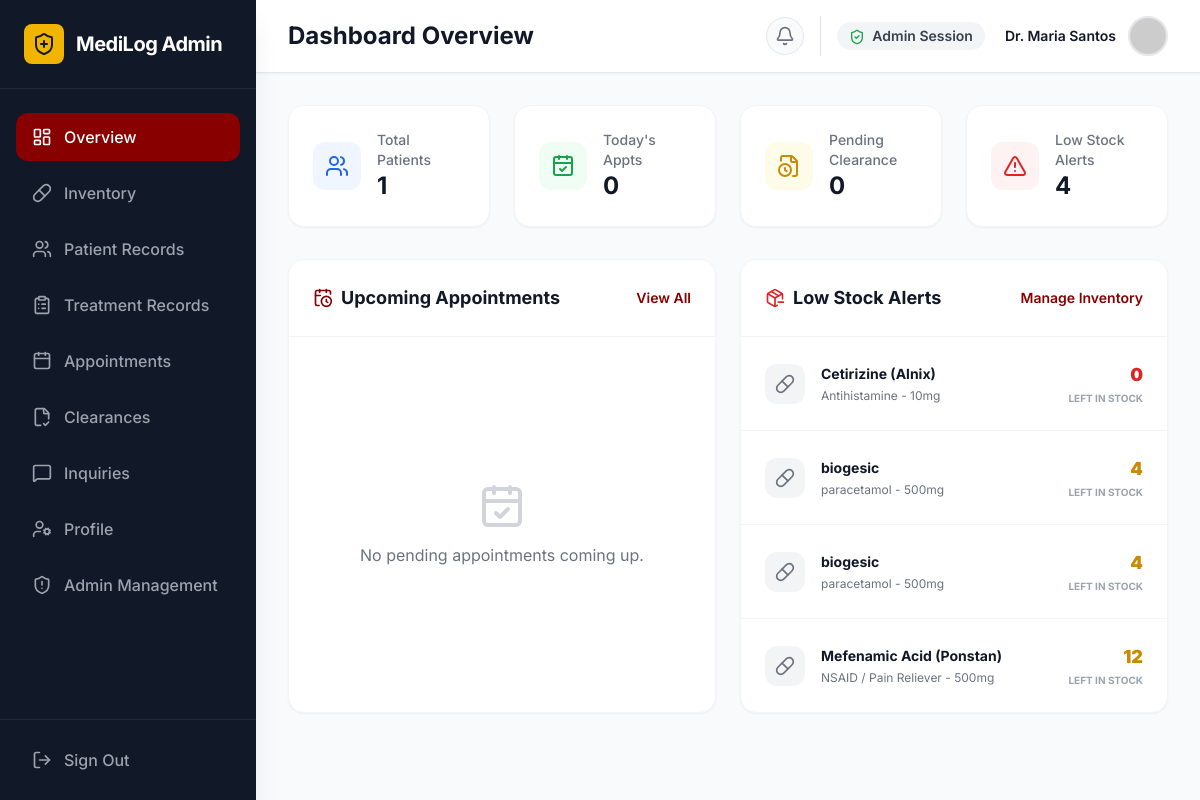
Before: /admin/admin_dashboard.php (signed in) with the older database file.
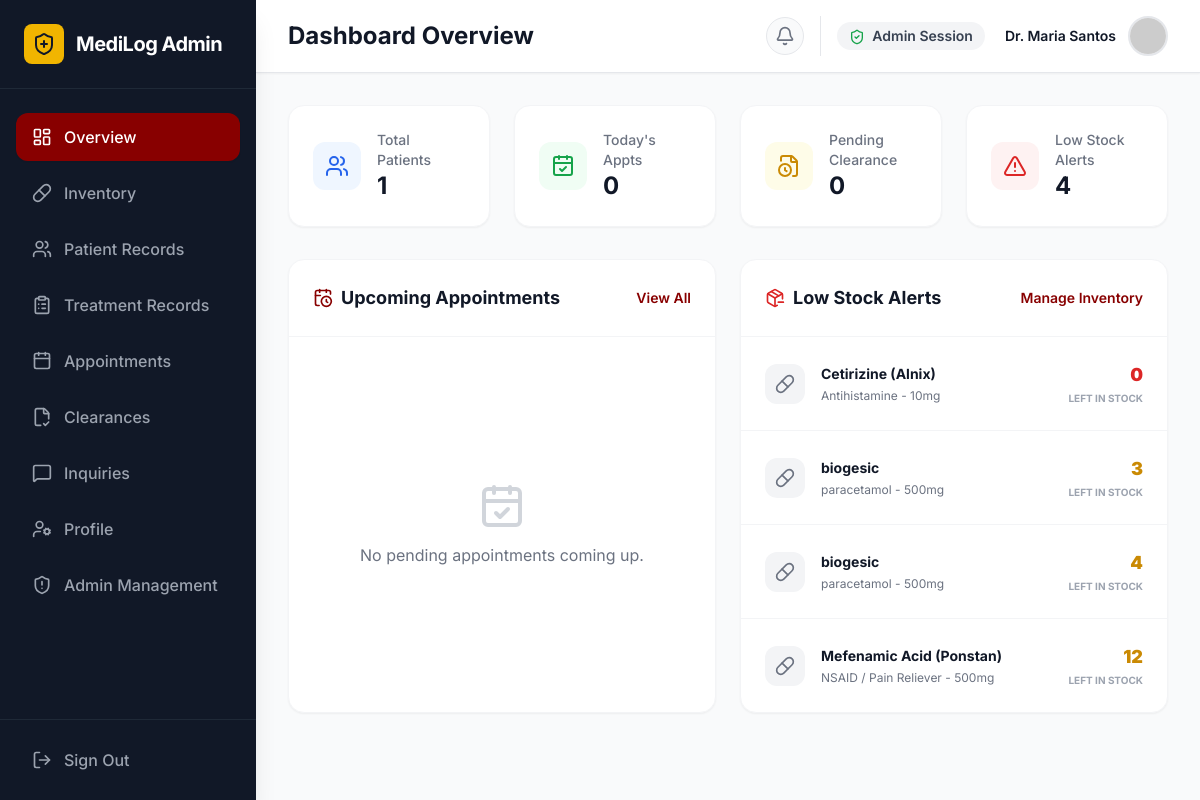
After: the same page with the newer database file.
### tables this page shows
CREATE TABLE `medicine_inventory` (
  `id` int(11) NOT NULL,
  `name` varchar(150) NOT NULL,
  `category` varchar(100) NOT NULL,
  `dosage` varchar(50) DEFAULT NULL,
  `quantity` int(11) NOT NULL DEFAULT 0,
  `expiration_date` date NOT NULL,
  `status` enum('In Stock','Low Stock','Out of Stock') DEFAULT 'In Stock',
  `created_at` timestamp NOT NULL DEFAULT current_timestamp(),
  `updated_at` timestamp NOT NULL DEFAULT current_timestamp() ON UPDATE current_timestamp()
);

### admin/admin_dashboard.php (the view, shortened to what the changed rows need)
<?php
require '../db_connect.php';
$medStmt = $pdo->query("
    SELECT * FROM medicine_inventory
    WHERE quantity <= 20
    ORDER BY quantity ASC
    LIMIT 5
");
$low_stock_medicines = $medStmt->fetchAll(PDO::FETCH_ASSOC);
?>
<!DOCTYPE html>
<html lang="en">
<head>
    <script src="https://cdn.tailwindcss.com"></script>
</head>
<body class="font-sans antialiased text-gray-800 bg-gray-50 flex h-screen overflow-hidden">
    <main class="flex-1 flex flex-col h-full overflow-hidden">
        <header class="bg-white border-b border-gray-200 px-4 sm:px-8 py-4 flex items-center justify-between z-10 shadow-sm">
            <div class="flex items-center gap-3">
                <h1 class="text-xl md:text-2xl font-bold text-gray-900">Dashboard Overview</h1>
            </div>
        </header>
        <div class="flex-1 overflow-y-auto p-4 sm:p-8 pb-24 md:pb-8">
            <div class="max-w-7xl mx-auto space-y-6">
                <div class="grid grid-cols-1 lg:grid-cols-2 gap-6">
                    <div class="bg-white rounded-2xl border border-gray-100 shadow-sm overflow-hidden flex flex-col">
                        <div class="p-6 border-b border-gray-100 flex justify-between items-center">
                            <h2 class="text-lg font-bold text-gray-900 flex items-center gap-2"><i data-lucide="calendar-clock" class="h-5 w-5 text-pup-maroon"></i> Upcoming Appointments</h2>
                        </div>
                    </div>
                    <div class="bg-white rounded-2xl border border-gray-100 shadow-sm overflow-hidden flex flex-col">
                        <div class="p-6 border-b border-gray-100 flex justify-between items-center">
                            <h2 class="text-lg font-bold text-gray-900 flex items-center gap-2"><i data-lucide="package-minus" class="h-5 w-5 text-red-600"></i> Low Stock Alerts</h2>
                        </div>
                        <div class="p-0 flex-1">
                            <?php if (count($low_stock_medicines) > 0): ?>
                                <ul class="divide-y divide-gray-100">
                                    <?php foreach ($low_stock_medicines as $med): ?>
                                        <li class="p-6 hover:bg-gray-50 transition-colors flex items-center justify-between gap-4">
                                            <div class="flex items-center gap-4">
                                                <div class="w-10 h-10 rounded-xl bg-gray-100 text-gray-500 flex items-center justify-center">
                                                    <i data-lucide="pill" class="h-5 w-5"></i>
                                                </div>
                                                <div>
                                                    <p class="font-bold text-gray-900 text-sm"><?= htmlspecialchars($med['name']) ?></p>
                                                    <p class="text-xs text-gray-500 mt-1"><?= htmlspecialchars($med['category']) ?> - <?= htmlspecialchars($med['dosage']) ?></p>
                                                </div>
                                            </div>
                                            <div class="text-right">
                                                <p class="text-lg font-black <?= $med['quantity'] == 0 ? 'text-red-600' : 'text-yellow-600' ?>"><?= htmlspecialchars($med['quantity']) ?></p>
                                                <p class="text-[10px] uppercase font-bold text-gray-400 mt-0.5">Left in Stock</p>
                                            </div>
                                        </li>
                                    <?php endforeach; ?>
                                </ul>
                            <?php endif; ?>
                        </div>
                    </div>
                </div>
            </div>
        </div>
    </main>
</body>
</html>

Changed rows visible on the page:
changed medicine_inventory (number 2 of 4 on the later page): quantity "4" → "3"
